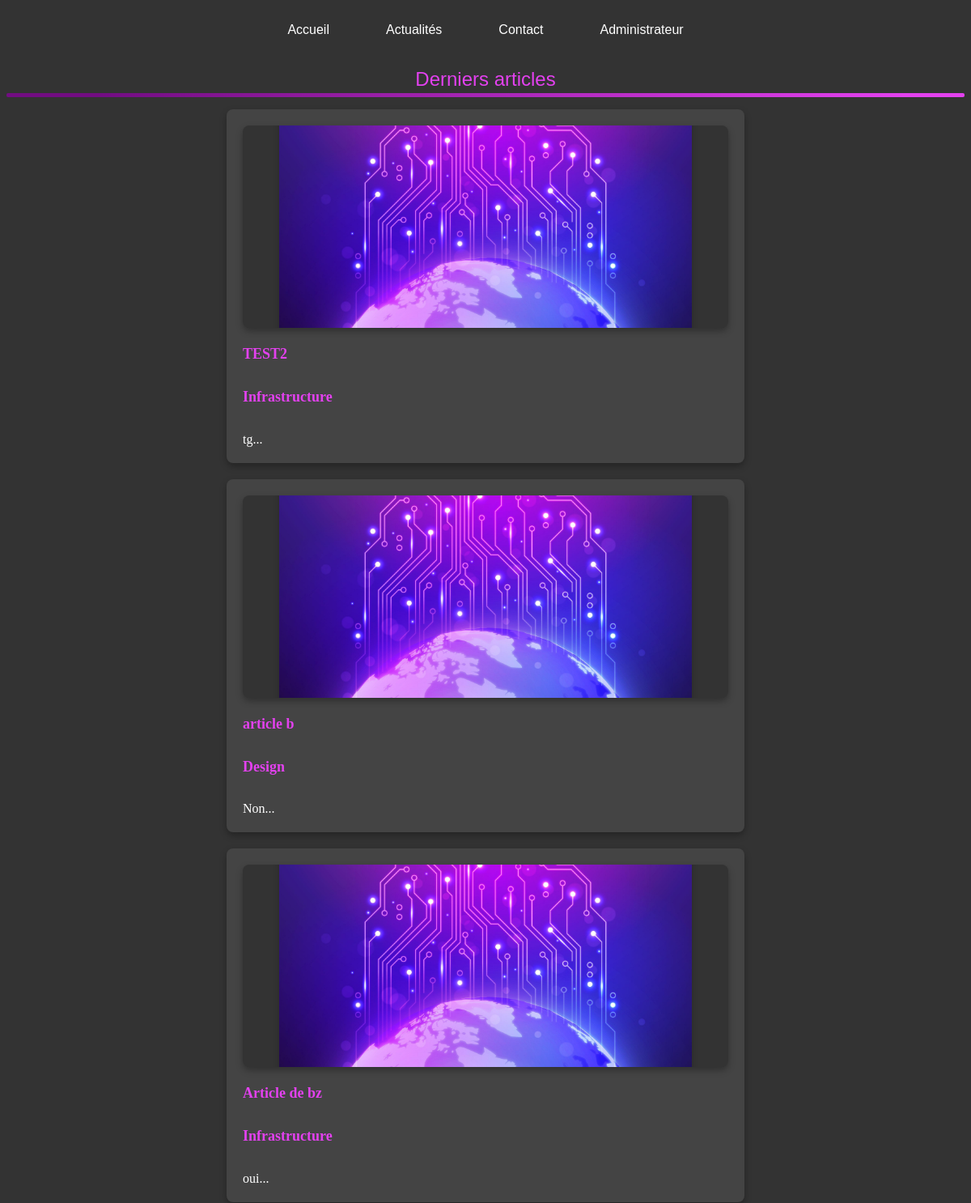
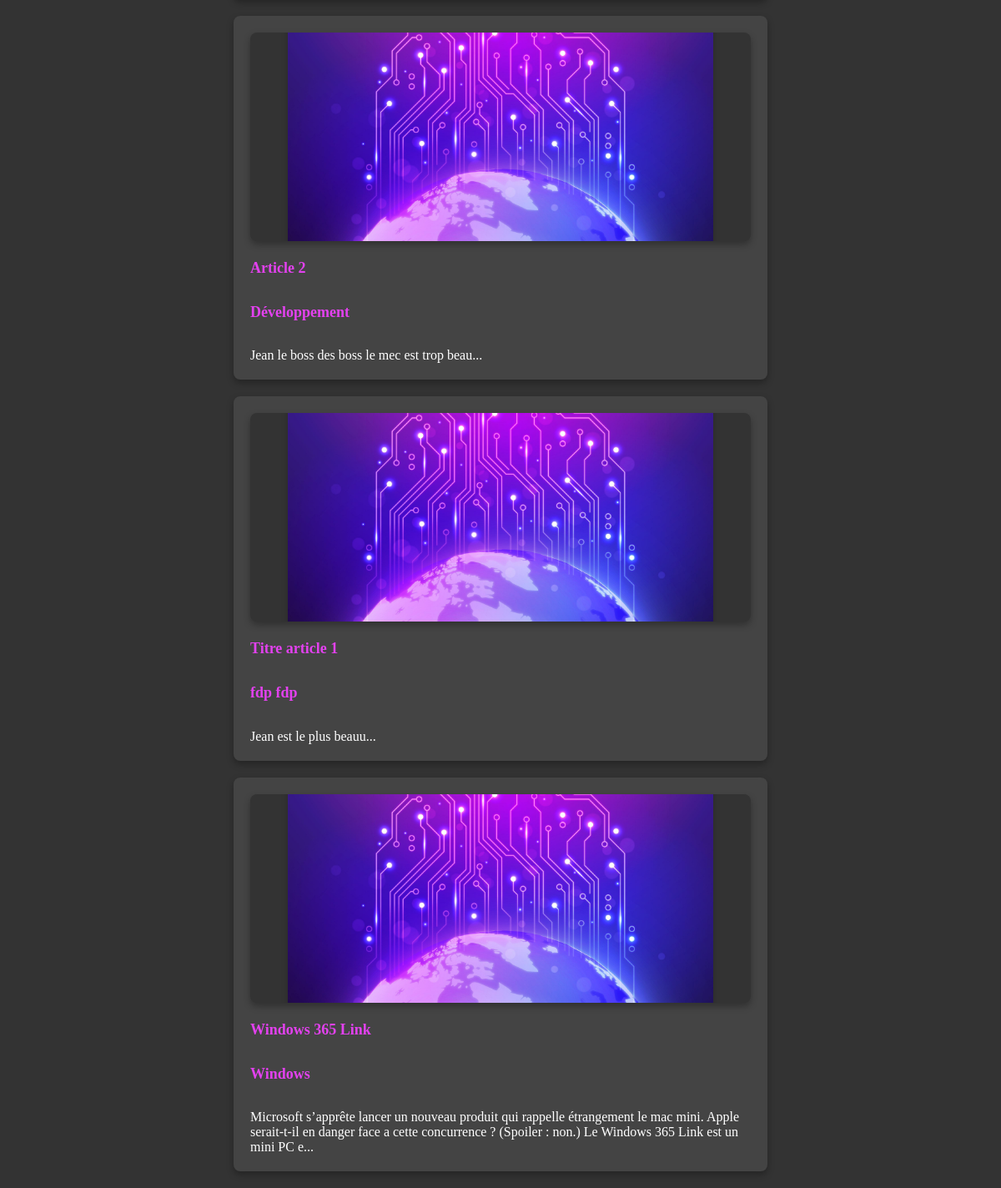
The page /actualites/actualites.php (signed in) on the database its author committed (2 pictures, top to bottom).
### tables this page shows
CREATE TABLE `articles` (
                            `idArticle` int(11) NOT NULL,
                            `titreArticle` varchar(255) NOT NULL,
                            `imgArticle` varchar(255) NOT NULL,
                            `tagArticle` varchar(255) NOT NULL,
                            `contentArticle` text DEFAULT NULL,
                            `fkuserId` int(11) NOT NULL,
                            `fkcodeTag` int(11) NOT NULL
);

### cli/functions.php (called while the page is built, shortened)
<?php
$host = "localhost";
$username = "root";
$password = "";
$dbname = "techsolution";
$conn = new PDO('mysql:host=' . $host . ';dbname=' . $dbname, $username, $password);
function getXarticle($amount) {
    try {
        global $conn;
        $conn->setAttribute(PDO::ATTR_ERRMODE, PDO::ERRMODE_EXCEPTION);
        $sql = "SELECT * FROM articles ORDER BY idArticle DESC LIMIT $amount";
        $stmt = $conn->query($sql);
        return $stmt->fetchAll(PDO::FETCH_ASSOC);
    } catch (PDOException $e) {
        echo "Error: " . $e->getMessage();
        return false;
    }
}

### actualites/actualites.php (the view, shortened to what this page needs)
<?php
include "../views/layout/header.php";
?>
<body>
<h1>Derniers articles</h1>
<?php
if (getXarticle(10)) {
    $articles = getXarticle(10);
    foreach ($articles as $article) {
        echo '<div class="article">';
        echo '<div class="img-container">';
        echo '<img src="' . $article['imgArticle'] . '" onerror="this.src=\'../../techsolution/img/main-illustration.jpg\'">';
        echo '</div>';
        echo '<h5><a href="../../techsolution/actualites/article.php?id=' . htmlspecialchars($article['idArticle']) . '">' . htmlspecialchars($article['titreArticle']) . '</a></h5>';
        echo '<h5><a>' . htmlspecialchars($article['tagArticle']) . '</a></h5>';
        echo htmlspecialchars(substr($article['contentArticle'], 0, 200)).'...';
        echo '</div>';
    }
}
?>
</body>
</html>

### views/layout/style.css (style rules this page uses)
* { background-color: #333; color: white; }
h1 { text-align: left; position: relative; padding-bottom: 5px; font: 24px/1 "Fira Sans", sans-serif; }
h1::before { content: ""; position: absolute; top: 100%; width: 100%; left: 0; height: 5px; border-radius: 2px; background: linear-gradient(111.3deg, #720d82 9.6%, #e341ef 93.6%); }
img { max-width: 85%; height: auto; display: block; margin: 20px auto; border-radius: 8px; box-shadow: 0 4px 8px rgba(0, 0, 0, 0.2); }
h1 { text-align: center; color: #e341ef; margin: 20px 0; }
.article { background-color: #444; padding: 20px; margin: 20px; border-radius: 8px; box-shadow: 0 4px 8px rgba(0, 0, 0, 0.3); max-width: 600px; margin-left: auto; margin-right: auto; }
.article h5 a { color: #e341ef; text-decoration: none; font-size: 18px; font-weight: bold; margin-bottom: 10px; display: inline-block; background-color: #444; }
.article h5 { background-color: #444444; }
.img-container { display: flex; align-items: center; justify-content: center; overflow: hidden; border-radius: 8px; max-width: 100%; height: 250px; box-shadow: 0 4px 8px rgba(0, 0, 0, 0.3); }
.img-container img { width: 100%; border-radius: 8px; }

### rows shown on the page
articles: titreArticle "TEST2", tagArticle "Infrastructure", contentArticle "tg"
articles: titreArticle "article b", tagArticle "Design", contentArticle "Non"
articles: titreArticle "Article de bz", tagArticle "Infrastructure", contentArticle "oui"
articles: titreArticle "Article 2", tagArticle "Développement", contentArticle "Jean le boss des boss le mec est trop beau"
articles: titreArticle "Titre article 1", tagArticle "fdp fdp", contentArticle "Jean est le plus beauu"
articles: titreArticle "Windows 365 Link", tagArticle "Windows", contentArticle "Microsoft s’apprête lancer un nouveau produit qui rappelle étrangement le mac mini. Apple serait-t-il en danger face a cette concurrence ? (Spoiler : non.) Le Windows 365 Link est un mini PC e"
